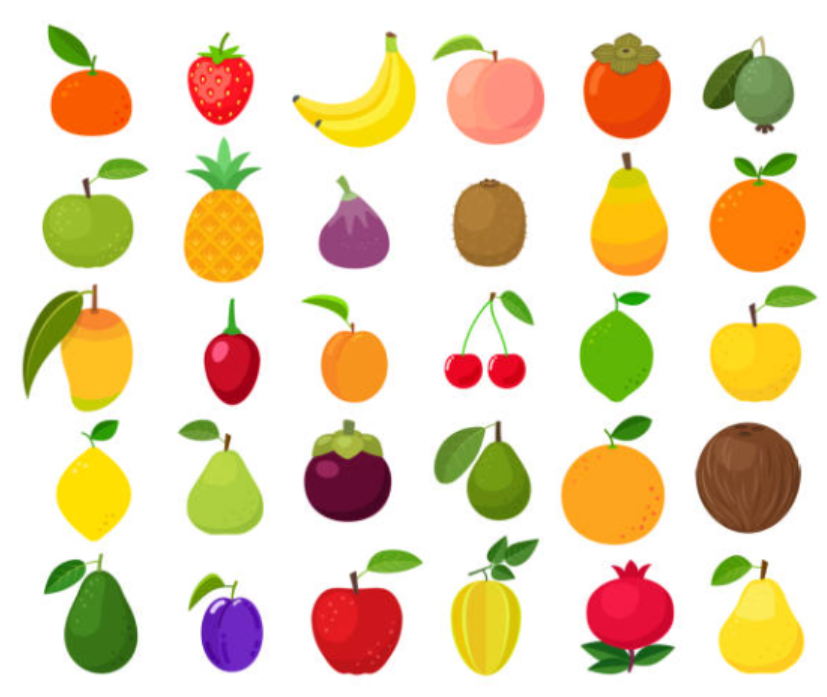
#> input picture TareasGrafi/frutas.png, 827 x 697 px, found by its file name
$ python .py
#> lines starting #> are read from the running program, lines starting #| are printed output that depends on the picture; after the words box and inside, x2 and y2 are one past the last pixel; in counts of white or black regions, pixels touching at a corner belong together
import cv2
import numpy as np

img = cv2.imread("C:\\Users\\Asus\\OneDrive\\Documentos\\GRAFICACION\\TareasGrafi\\frutas.png")
#> img is the input picture: shape (697, 827, 3); mean B, G, R 185.7, 216, 232


if img is None:
    print("Error al cargar la imagen")
    exit()

# Convertir a HSV
hsv = cv2.cvtColor(img, cv2.COLOR_BGR2HSV)
#> hsv: shape (697, 827, 3); mean H, S, V 26.8, 67.2, 237.7

# Rango para frutas rojas
lower_red = np.array([0,120,70])
upper_red = np.array([10,255,255])

# Crear máscara
mask = cv2.inRange(hsv, lower_red, upper_red)
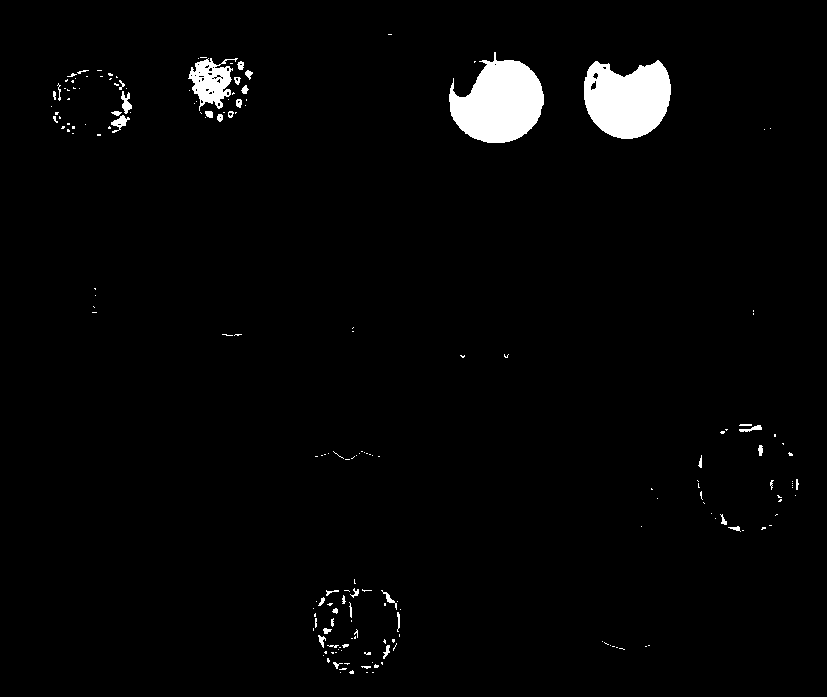
#> mask: shape (697, 827); 2.5% white; 188 white regions (148 under 20 px), largest, box (x1, y1, x2, y2) and area: (449, 52, 544, 143) 5722, (584, 60, 671, 139) 5205, (188, 58, 238, 111) 1355

# Kernel para limpieza
kernel = np.ones((5,5), np.uint8)

# Limpiar ruido
mask_limpia = cv2.morphologyEx(mask, cv2.MORPH_OPEN, kernel)
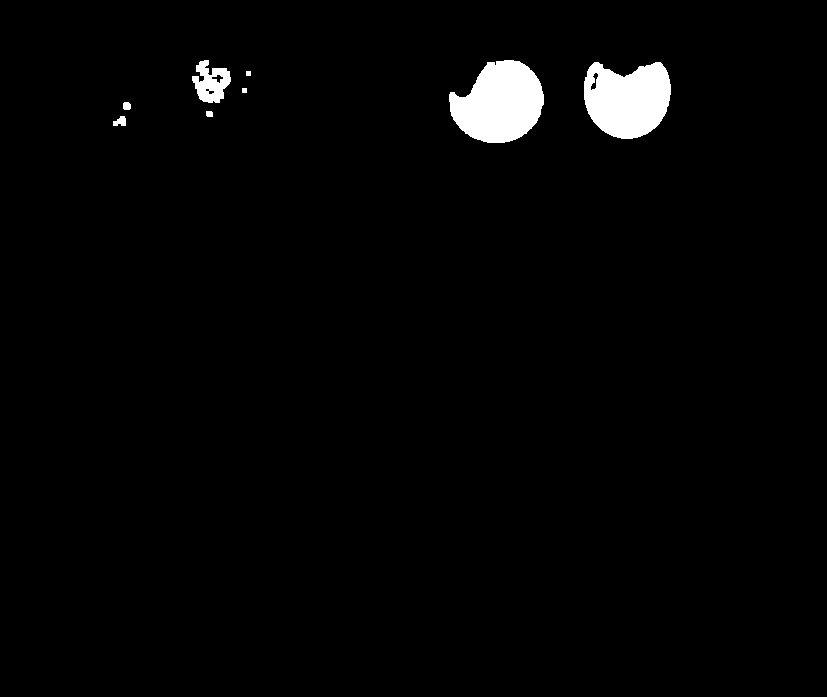
#> mask_limpia: shape (697, 827); 2.1% white; 8 white regions, largest, box (x1, y1, x2, y2) and area: (449, 60, 544, 143) 5644, (584, 62, 671, 139) 5160, (192, 60, 231, 103) 1004

# Detectar componentes conectados
num_labels, labels, stats, centroids = cv2.connectedComponentsWithStats(mask_limpia)
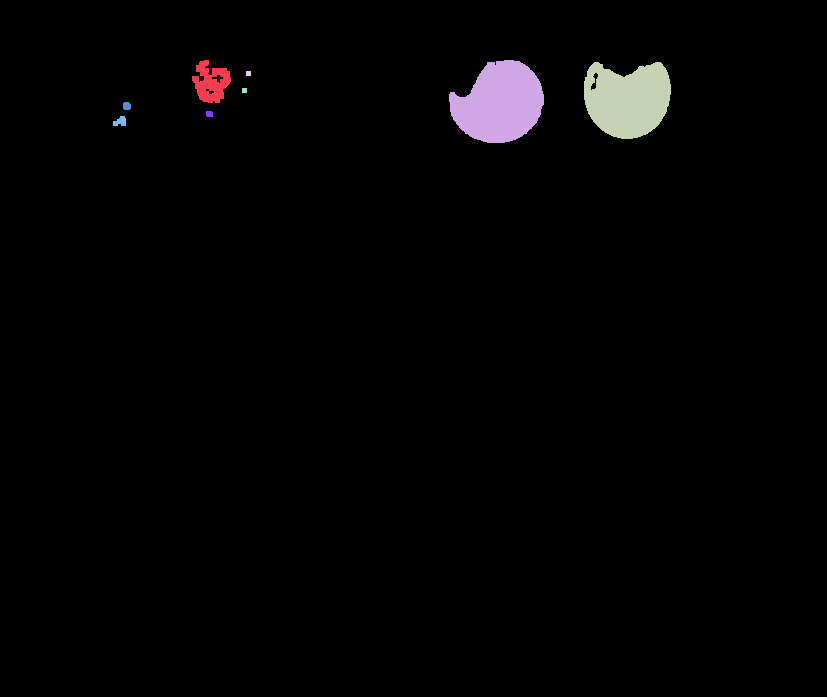
#> labels: shape (697, 827) int32; 9 distinct labels, from 0 to 8; one colour per label, 0 black
#> num_labels = 9; stats = [[0, 0, 827, 697, 564369], [192, 60, 39, 43, 1004], [449, 60, 95, 83, 5644], [584, 62, 87, 77, 5160], [246, 71, 5, 5, 25], [242, 88, 5, 5, 25], [123, 102, 8, 8, 58], [206, 111, 7, 6, 40], [113, 116, 13, 10, 94]]; centroids = [[410.6, 353.3], [210.6, 82.34], [499.4, 102.8], [627.3, 99.23], [248, 73], [244, 90], [126.4, 105.6], [209, 113.5], [119.9, 121.2]]

contador = 0

print("Analisis de regiones detectadas")
print("--------------------------------")

# Analizar regiones
for i in range(1, num_labels):

    area = stats[i, cv2.CC_STAT_AREA]

    # Filtrar regiones pequeñas
    if area > 500:
        contador += 1
        print("Region", contador)
        print("Area aproximada:", area)
        print("----------------")
#> this loop made 8 passes
#> area on passes 1 to 8: 1004, 5644, 5160, 25, 25, 58, 40, 94
#| Area aproximada: 1004
#| Area aproximada: 5644
#| Area aproximada: 5160
#> after the loop, contador = 3

print("Numero total de frutas detectadas:", contador)
#| Numero total de frutas detectadas: 3

# Mostrar únicamente la máscara
cv2.imshow("Mascara Analizada", mask_limpia)

cv2.waitKey(0)
cv2.destroyAllWindows()
